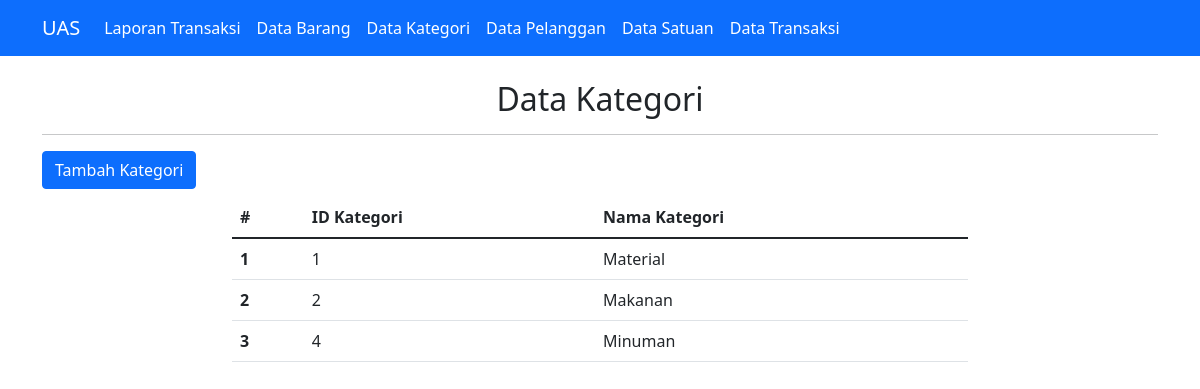
The app's page /tampil_kategori.php with its own data.
### tables this page shows
CREATE TABLE `kategori` (
  `id_kategori` int(11) NOT NULL,
  `nama_kategori` varchar(100) NOT NULL
);

### tampil_kategori.php (the view, shortened to what this page needs)
<!doctype html>
<html lang="en">
<head>
    <link href="https://cdn.jsdelivr.net/npm/bootstrap@5.1.3/dist/css/bootstrap.min.css" rel="stylesheet">
</head>
<body>
<?php include "navbar.php"; ?>
    <div class="container">
        <div class="row mt-4">
            <div class="col">
                <center>
                    <h2>Data Kategori</h2>
                    <hr>
                </center>
                <a href="input_kategori.php"><button type="button" class="btn btn-primary">Tambah Kategori</button></a>
            </div>
        </div>
    </div>
    <div class="container">
        <div class="row mt-2">
            <div class="col-md-8 offset-md-2">
                <table class="table">
                    <thead>
                        <tr>
                            <th scope="col">#</th>
                            <th scope="col">ID Kategori</th>
                            <th scope="col">Nama Kategori</th>
                        </tr>
                    </thead>
                    <tbody>
                        <?php
                        include "koneksi.php";
                        $data = mysqli_query($conn, "SELECT * FROM kategori");
                        $nomor = 1;
                        while ($d = mysqli_fetch_array($data)) { ?>
                            <tr>
                                <th scope="row"><?php echo $nomor++ ?></th>
                                <td><?php echo $d['id_kategori']; ?></td>
                                <td><?php echo $d['nama_kategori']; ?></td>
                            </tr>
                        <?php }; ?>
                    </tbody>
                </table>
            </div>
        </div>
    </div>
</body>
</html>

### records on screen
kategori: id_kategori "1", nama_kategori "Material"
kategori: id_kategori "2", nama_kategori "Makanan"
kategori: id_kategori "4", nama_kategori "Minuman"
